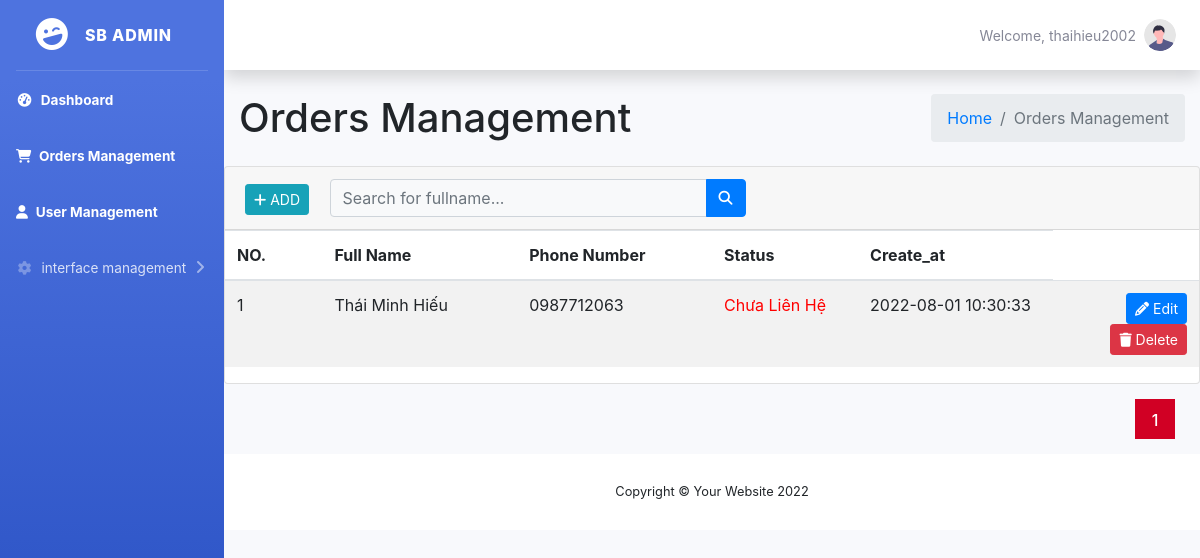
The app's page /views/orders.php (signed in) with its own data.
### tables this page shows
CREATE TABLE IF NOT EXISTS `infouser` (
  `id` int(11) NOT NULL AUTO_INCREMENT,
  `fullname` varchar(100) NOT NULL,
  `phone_number` varchar(10) NOT NULL,
  `status` int(1) NOT NULL,
  `create_at` datetime NOT NULL DEFAULT CURRENT_TIMESTAMP,
  PRIMARY KEY (`id`),
  UNIQUE KEY `phone_number` (`phone_number`)
);

### models/db.php (called while the page is built)
<?php
class Db
{
	public static $connection;
    public function __construct()
    {
    if (!self::$connection) {
    self::$connection = new mysqli(DB_HOST, DB_USER, DB_PASSWORD, DB_NAME,PORT);
    self::$connection->set_charset(DB_CHARSET);
    }
    return self::$connection;
    }
}

### views/orders.php (the view, shortened to what this page needs)
<?php include "header.php"; ?>
<div class="content-wrapper">
    <section class="content-header">
        <div class="container-fluid">
            <div class="row mb-2">
                <div class="col-sm-6">
                    <h1>Orders Management</h1>
                </div>
                <div class="col-sm-6">
                    <ol class="breadcrumb float-sm-right">
                        <li class="breadcrumb-item"><a href="index.php">Home</a></li>
                        <li class="breadcrumb-item active">Orders Management</li>
                    </ol>
                </div>
            </div>
        </div>
    </section>
    <section class="content">
        <div class="card">
            <div class="card-header">
                <div class="card-tools">
                    <button type="button" class="btn btn-info btn-sm" data-toggle="modal" data-target="#addOD"><i class="fas fa-plus"></i> ADD</button>
                    <form class="d-none d-sm-inline-block form-inline mr-auto ml-md-3 my-2 my-md-0 mw-100 navbar-search" method="GET" action="result.php">
                        <div class="input-group">
                            <input type="text" class="form-control bg-light small" placeholder="Search for fullname..." aria-label="Search" aria-describedby="basic-addon2" name="keyword" size="30">
                            <div class="input-group-append">
                                <button class="btn btn-primary" type="submit">
                                    <i class="fas fa-search fa-sm"></i>
                                </button>
                            </div>
                        </div>
                    </form>
                </div>
            </div>
            <div class="card-body p-0">
                <table class="table table-striped projects">
                    <thead>
                        <tr>
                            <th style="width: 10%">
                                NO.
                            </th>
                            <th style="width: 20%">
                                Full Name
                            </th>
                            <th style="width: 20%">
                                Phone Number
                            </th>
                            <th style="width: 15%">
                                Status
                            </th>
                            <th style="width: 20%">
                                Create_at
                            </th>
                        </tr>
                    </thead>
                    <tbody>
                        <?php
                        $count = 1;
                        $getAllOrder = $order->getAllOrder();
                        $perPage = 6;
                        $page = isset($_GET['page']) ? $_GET['page'] : 1;
                        $total = count($getAllOrder);
                        $url = $_SERVER['PHP_SELF'] . "?page=" . $page;
                        $orderPaginate = $order->orderPaginate($page, $perPage);
                        foreach ($orderPaginate as $value) : ?>
                            <tr>
                                <td><?php echo $count++ ?></td>
                                <td><?php echo $value['fullname'] ?></td>
                                <td><?php echo $value['phone_number'] ?></td>
                                <td class="project-state">
                                    <?php if ($value['status'] == '0') {
                                        echo '<span style="color:red;"> Chưa Liên Hệ </span>';
                                    } else {
                                        echo '<span style="color:green;"> Đã Liên Hệ </span>';
                                    } ?>
                                </td>
                                <td><?php echo $value['create_at'] ?></td>
                                <td class="project-actions text-right">
                                    <a class="btn btn-primary btn-sm"  href="editOrder.php?id=<?php echo $value['id']; ?>">
                                        <i class="fas fa-pencil-alt">
                                        </i>
                                        Edit
                                    </a>
                                    <a class="btn btn-danger btn-sm"  href="../controllers/order/deleteOD.php?id=<?php echo $value['id']; ?>" onclick="return confirm('Are you sure you want to delete?')">
                                        <i class="fas fa-trash"></i> Delete
                                    </a>
                                </td>
                            </tr>
                        <?php endforeach; ?>
                    </tbody>
                </table>
            </div>
        </div>
        <div class="store-filter clearfix">
            <ul class="store-pagination">
                <?php echo $order->paginate($url, $total, $perPage, $page); ?>
            </ul>
        </div>
    </section>
</div>
<?php include "footer.php"; ?>

### views/header.php (style rules this page uses)
.store-filter { margin-bottom: 15px; margin-top: 15px; }
.store-pagination { float: right; margin-right: 25px; }
ul { margin: 0; padding: 0; list-style: none; }

### records on screen
infouser: fullname "Thái Minh Hiếu", phone_number "0987712063", status "Chưa Liên Hệ", create_at "2022-08-01 10:30:33"

### other values on screen
$_SESSION['user'] "thaihieu2002"
